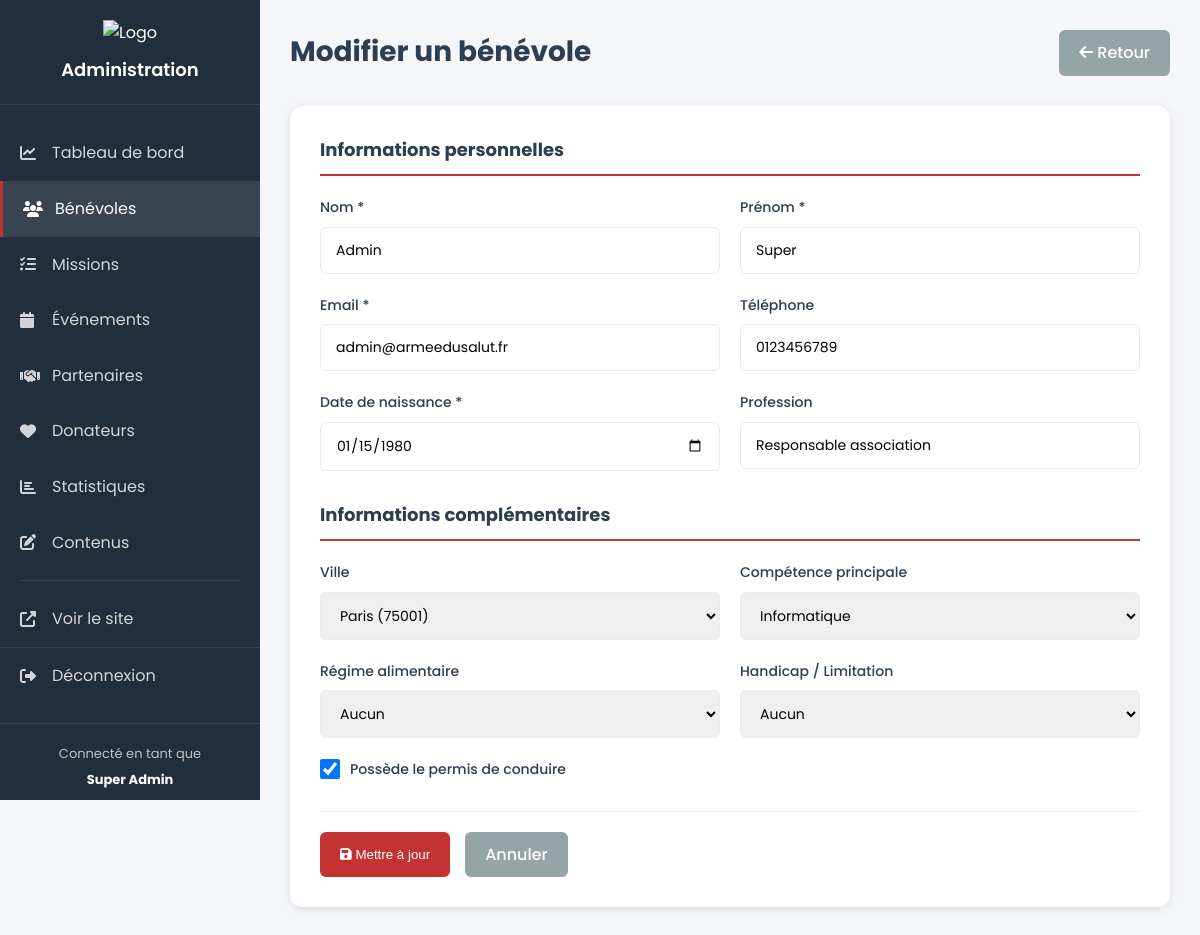
/admin/benevoles_edit.php?id=1 (signed in), run on the app's committed database.
### tables this page shows
CREATE TABLE BENEVOLES (
        IDUtilisateur INTEGER PRIMARY KEY,
        DateNaissance DATE NOT NULL,
        Profession TEXT,
        Actif INTEGER DEFAULT 1,
        Permis INTEGER DEFAULT 0,
        DateCreationBenevole DATE DEFAULT CURRENT_DATE,
        IDVille INTEGER,
        IDRegime INTEGER,
        IDHandicap INTEGER,
        IDCompetence INTEGER,
        FOREIGN KEY (IDUtilisateur) REFERENCES UTILISATEUR(IDUtilisateur) ON DELETE CASCADE,
        FOREIGN KEY (IDVille) REFERENCES VILLE(IDVille),
        FOREIGN KEY (IDRegime) REFERENCES REGIME_ALIMENTAIRE(IDRegime),
        FOREIGN KEY (IDHandicap) REFERENCES HANDICAP(IDHandicap),
        FOREIGN KEY (IDCompetence) REFERENCES COMPETENCE(IDCompetence)
    );

CREATE TABLE UTILISATEUR (
        IDUtilisateur INTEGER PRIMARY KEY AUTOINCREMENT,
        Nom TEXT NOT NULL,
        Prenom TEXT NOT NULL,
        Mail TEXT NOT NULL UNIQUE,
        Telephone TEXT,
        MotDePasse TEXT NOT NULL,
        DateCreation DATETIME DEFAULT CURRENT_TIMESTAMP
    );

CREATE TABLE VILLE (
        IDVille INTEGER PRIMARY KEY AUTOINCREMENT,
        NomVille TEXT NOT NULL,
        CodePostal TEXT NOT NULL,
        Pays TEXT DEFAULT 'France'
    );

CREATE TABLE COMPETENCE (
        IDCompetence INTEGER PRIMARY KEY AUTOINCREMENT,
        NomCompetence TEXT NOT NULL
    );

CREATE TABLE REGIME_ALIMENTAIRE (
        IDRegime INTEGER PRIMARY KEY AUTOINCREMENT,
        NomRegime TEXT NOT NULL UNIQUE
    );

CREATE TABLE HANDICAP (
        IDHandicap INTEGER PRIMARY KEY AUTOINCREMENT,
        NomHandicap TEXT NOT NULL
    );

### admin/benevoles_edit.php (the view, shortened to what this page needs)
<?php
try {
    $db = new PDO('sqlite:' . __DIR__ . '/../database/arme_du_salut.db');
    $db->setAttribute(PDO::ATTR_ERRMODE, PDO::ERRMODE_EXCEPTION);
} catch(PDOException $e) {
    die('Erreur : ' . $e->getMessage());
}
$isEdit = isset($_GET['id']);
$benevole = null;
if ($isEdit) {
    $id = $_GET['id'];
    $stmt = $db->prepare("
        SELECT b.*, u.Nom, u.Prenom, u.Mail, u.Telephone
        FROM BENEVOLES b
        JOIN UTILISATEUR u ON b.IDUtilisateur = u.IDUtilisateur
        WHERE b.IDUtilisateur = ?
    ");
    $stmt->execute([$id]);
    $benevole = $stmt->fetch(PDO::FETCH_ASSOC);
}
$villes = $db->query("SELECT * FROM VILLE ORDER BY NomVille")->fetchAll(PDO::FETCH_ASSOC);
$regimes = $db->query("SELECT * FROM REGIME_ALIMENTAIRE ORDER BY NomRegime")->fetchAll(PDO::FETCH_ASSOC);
$handicaps = $db->query("SELECT * FROM HANDICAP ORDER BY NomHandicap")->fetchAll(PDO::FETCH_ASSOC);
$competences = $db->query("SELECT * FROM COMPETENCE ORDER BY NomCompetence")->fetchAll(PDO::FETCH_ASSOC);
include __DIR__ . '/components/admin_header.php';
?>
    <div class="admin-container">
        <?php include __DIR__ . '/components/admin_sidebar.php'; ?>
        <div class="admin-content">
            <div class="content-header">
                <h1><?php echo $isEdit ? 'Modifier' : 'Ajouter'; ?> un bénévole</h1>
                <a href="benevoles.php" class="btn-secondary">
                    <i class="fas fa-arrow-left"></i> Retour
                </a>
            </div>
            <div class="form-container">
                <form method="POST" class="admin-form">
                    <div class="form-section">
                        <h3>Informations personnelles</h3>
                        <div class="form-row">
                            <div class="form-group">
                                <label for="nom">Nom *</label>
                                <input type="text" id="nom" name="nom" required
                                       value="<?php echo htmlspecialchars($benevole['Nom'] ?? ''); ?>">
                            </div>
                            <div class="form-group">
                                <label for="prenom">Prénom *</label>
                                <input type="text" id="prenom" name="prenom" required
                                       value="<?php echo htmlspecialchars($benevole['Prenom'] ?? ''); ?>">
                            </div>
                        </div>
                        <div class="form-row">
                            <div class="form-group">
                                <label for="mail">Email *</label>
                                <input type="email" id="mail" name="mail" required
                                       value="<?php echo htmlspecialchars($benevole['Mail'] ?? ''); ?>">
                            </div>
                            <div class="form-group">
                                <label for="telephone">Téléphone</label>
                                <input type="tel" id="telephone" name="telephone"
                                       value="<?php echo htmlspecialchars($benevole['Telephone'] ?? ''); ?>">
                            </div>
                        </div>
                        <div class="form-row">
                            <div class="form-group">
                                <label for="date_naissance">Date de naissance *</label>
                                <input type="date" id="date_naissance" name="date_naissance" required
                                       value="<?php echo $benevole['DateNaissance'] ?? ''; ?>">
                            </div>
                            <div class="form-group">
                                <label for="profession">Profession</label>
                                <input type="text" id="profession" name="profession"
                                       value="<?php echo htmlspecialchars($benevole['Profession'] ?? ''); ?>">
                            </div>
                        </div>
                    </div>
                    <div class="form-section">
                        <h3>Informations complémentaires</h3>
                        <div class="form-row">
                            <div class="form-group">
                                <label for="id_ville">Ville</label>
                                <select id="id_ville" name="id_ville">
                                    <?php foreach ($villes as $v): ?>
                                        <option value="<?php echo $v['IDVille']; ?>"
                                            <?php echo ($benevole['IDVille'] ?? '') == $v['IDVille'] ? 'selected' : ''; ?>>
                                            <?php echo htmlspecialchars($v['NomVille'] . ' (' . $v['CodePostal'] . ')'); ?>
                                        </option>
                                    <?php endforeach; ?>
                                </select>
                            </div>
                            <div class="form-group">
                                <label for="id_competence">Compétence principale</label>
                                <select id="id_competence" name="id_competence">
                                    <?php foreach ($competences as $c): ?>
                                        <option value="<?php echo $c['IDCompetence']; ?>"
                                            <?php echo ($benevole['IDCompetence'] ?? '') == $c['IDCompetence'] ? 'selected' : ''; ?>>
                                            <?php echo htmlspecialchars($c['NomCompetence']); ?>
                                        </option>
                                    <?php endforeach; ?>
                                </select>
                            </div>
                        </div>
                        <div class="form-row">
                            <div class="form-group">
                                <label for="id_regime">Régime alimentaire</label>
                                <select id="id_regime" name="id_regime">
                                    <?php foreach ($regimes as $r): ?>
                                        <option value="<?php echo $r['IDRegime']; ?>"
                                            <?php echo ($benevole['IDRegime'] ?? '') == $r['IDRegime'] ? 'selected' : ''; ?>>
                                            <?php echo htmlspecialchars($r['NomRegime']); ?>
                                        </option>
                                    <?php endforeach; ?>
                                </select>
                            </div>
                            <div class="form-group">
                                <label for="id_handicap">Handicap / Limitation</label>
                                <select id="id_handicap" name="id_handicap">
                                    <?php foreach ($handicaps as $h): ?>
                                        <option value="<?php echo $h['IDHandicap']; ?>"
                                            <?php echo ($benevole['IDHandicap'] ?? '') == $h['IDHandicap'] ? 'selected' : ''; ?>>
                                            <?php echo htmlspecialchars($h['NomHandicap']); ?>
                                        </option>
                                    <?php endforeach; ?>
                                </select>
                            </div>
                        </div>
                        <div class="form-group">
                            <div class="checkbox-group">
                                <input type="checkbox" id="permis" name="permis" value="1"
                                    <?php echo ($benevole['Permis'] ?? 0) ? 'checked' : ''; ?>>
                                <label for="permis">Possède le permis de conduire</label>
                            </div>
                        </div>
                    </div>
                    <div class="form-actions">
                        <button type="submit" class="btn-primary">
                            <i class="fas fa-save"></i> <?php echo $isEdit ? 'Mettre à jour' : 'Enregistrer'; ?>
                        </button>
                        <a href="benevoles.php" class="btn-secondary">Annuler</a>
                    </div>
                </form>
            </div>
        </div>
    </div>
<?php include __DIR__ . '/components/admin_footer.php'; ?>

### assets/css/style.css (style rules this page uses)
:root { --primary-color: #212f3c; --secondary-color: #2c3e50; --darkRed-color: #c23331; --accent-color: #e74c3c; --accent-red: #8b1e1e; --dark-red-hover: #6d1717; --white-color: #fff; --cream: #f5f5f0; --saumon: #cfa6a1; --light-bg: #f8f9fa; --dark-bg: #3a4a5a; --gold-color: #d4af37; --text-color: #333; --text-dark: #333; --text-light: #555; --border-color: #e9ecef; --primary-red: #a94442; --dark-blue: #1e3a5f; --transition: all 0.3s ease; --shadow-sm: 0 2px 10px rgba(0,0,0,0.1); --shadow-md: 0 4px 20px rgba(0,0,0,0.08); --shadow-lg: 0 6px 28px rgba(0,0,0,0.12); }
* { margin: 0; padding: 0; box-sizing: border-box; }
html { scroll-behavior: smooth; }
body { font-family: 'Poppins', sans-serif; background: var(--light-bg); color: var(--text-color); line-height: 1.6; }
:root { --admin-primary: #c23331; --admin-secondary: #2c3e50; --admin-success: #2ecc71; --admin-warning: #f39c12; --admin-info: #3498db; --admin-danger: #e74c3c; --admin-bg: #f5f6fa; --admin-sidebar: #212f3c; --admin-text: #2c3e50; --admin-border: #e9ecef; }
body { font-family: 'Poppins', sans-serif; background: var(--admin-bg); color: var(--admin-text); line-height: 1.6; }
.admin-container { display: flex; min-height: 100vh; }
.admin-content { flex: 1; margin-left: 260px; padding: 30px; }
.content-header { display: flex; justify-content: space-between; align-items: center; margin-bottom: 30px; }
.content-header h1 { font-size: 28px; color: var(--admin-text); }
.btn-primary, .btn-success, .btn-danger, .btn-secondary { padding: 10px 20px; border-radius: 6px; text-decoration: none; font-weight: 500; transition: all 0.3s; display: inline-block; border: none; cursor: pointer; }
.btn-primary { background: var(--admin-primary); color: white; }
.btn-secondary { background: #95a5a6; color: white; }
.form-container { background: white; border-radius: 12px; box-shadow: 0 2px 8px rgba(0,0,0,0.1); padding: 30px; }
.admin-form { max-width: 1000px; }
.form-section { margin-bottom: 30px; }
.form-section h3 { font-size: 18px; margin-bottom: 20px; color: var(--admin-text); border-bottom: 2px solid var(--admin-primary); padding-bottom: 10px; }
.form-row { display: grid; grid-template-columns: repeat(auto-fit, minmax(300px, 1fr)); gap: 20px; margin-bottom: 20px; }
.form-group { display: flex; flex-direction: column; }
.form-group label { font-weight: 500; margin-bottom: 8px; color: var(--admin-text); font-size: 14px; }
.form-group input, .form-group select, .form-group textarea { padding: 12px 15px; border: 1px solid var(--admin-border); border-radius: 6px; font-size: 14px; font-family: inherit; transition: all 0.3s; }
.checkbox-group { display: flex; align-items: center; gap: 10px; }
.checkbox-group input[type="checkbox"] { width: 20px; height: 20px; cursor: pointer; }
.checkbox-group label { margin: 0; cursor: pointer; }
.form-actions { display: flex; gap: 15px; padding-top: 20px; border-top: 1px solid var(--admin-border); }

### data on the page
benevoles: nom "Admin", prenom "Super", mail "admin@armeedusalut.fr", telephone "0123456789", date_naissance "01/15/1980", profession "Responsable association", id_ville "Paris (75001)", id_competence "Informatique", id_regime "Aucun", id_handicap "Aucun", Permis "☑"

### other printed values
$_SESSION['user_name'] "Super Admin"
